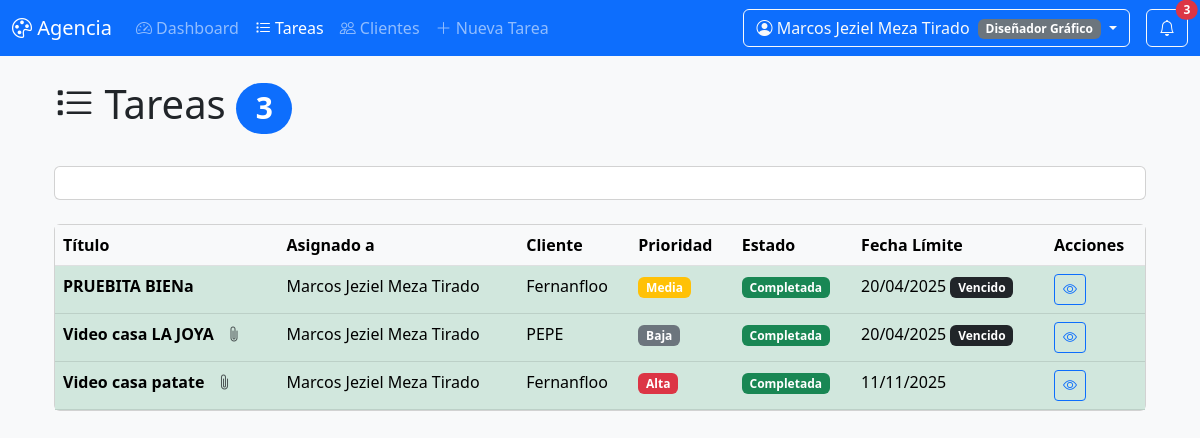
/tareas (signed in), run on the app's committed database.
### models.py (models this page shows)
class Usuario(db.Model, UserMixin):
    __tablename__ = 'usuario'
    id = db.Column(db.Integer, primary_key=True)
    username = db.Column(db.String(80), unique=True, nullable=False)
    password_hash = db.Column(db.String(128))
    rol = db.Column(db.String(50))  # admin, jefazo, diseñador, etc.
    nombre_completo = db.Column(db.String(100))
    email = db.Column(db.String(120), unique=True, nullable=True)
    activo = db.Column(db.Boolean, default=True)
    fecha_creacion = db.Column(db.DateTime, default=datetime.utcnow)
    tareas_asignadas = db.relationship('Tarea', backref='asignado_a_rel', foreign_keys='Tarea.asignado_a')

class Tarea(db.Model):
    __tablename__ = 'tarea'
    id = db.Column(db.Integer, primary_key=True)
    titulo = db.Column(db.String(100), nullable=False)
    descripcion = db.Column(db.Text)
    fecha_limite = db.Column(db.Date)
    prioridad = db.Column(db.String(20))
    estado = db.Column(db.String(20), default='pendiente')
    asignado_a = db.Column(db.Integer, db.ForeignKey('usuario.id'))
    cliente_id = db.Column(db.Integer, db.ForeignKey('cliente.id'), nullable=True)
    creador_id = db.Column(db.Integer, db.ForeignKey('usuario.id'), nullable=False)
    archivos = db.relationship('ArchivoTarea', backref='tarea', cascade='all, delete-orphan')
    asignado = db.relationship('Usuario', back_populates='tareas_asignadas', foreign_keys=[asignado_a])
    cliente = db.relationship('Cliente', back_populates='tareas')
    comentarios = db.relationship('Comentario', backref='tarea_relacionada', cascade='all, delete-orphan')
    creador = db.relationship('Usuario', foreign_keys=[creador_id])

class Cliente(db.Model):
    __tablename__ = 'cliente'
    id = db.Column(db.Integer, primary_key=True)
    nombre = db.Column(db.String(100), nullable=False)
    empresa = db.Column(db.String(100))
    email = db.Column(db.String(100), unique=True)
    telefono = db.Column(db.String(20))
    industria = db.Column(db.String(50))
    notas = db.Column(db.Text)
    tareas = db.relationship('Tarea', back_populates='cliente')  # Cambiado a back_populates

### app.py (the view)
@app.route('/tareas')
def tareas():
    page = request.args.get('page', 1, type=int)
    tareas_query = Tarea.query.options(
        db.joinedload(Tarea.asignado),
        db.joinedload(Tarea.cliente)
    )
    if 'estado' in request.args:
        tareas_query = tareas_query.filter_by(estado=request.args['estado'])
    tareas_paginadas = tareas_query.order_by(
        Tarea.fecha_limite.asc()
    ).paginate(page=page, per_page=10)  # 10 items por página
    return render_template('tareas.html',
                         tareas=tareas_paginadas,
                         now=datetime.now().date())
    for tarea in tareas_paginadas.items:
        if tarea.fecha_limite:
            tarea.dias_restantes = (tarea.fecha_limite - date.today()).days
    return render_template('tareas.html', tareas=tareas_paginadas)

### app.py (called while the page is built)
@app.context_processor
def inject_user():
    if 'user_id' in session:
        user = Usuario.query.get(session['user_id'])
        return {'current_user': user}
    return {'current_user': None}

@app.before_request
def require_login():
    allowed_routes = ['login', 'static']
    if request.endpoint not in allowed_routes and 'user_id' not in session:
        return redirect(url_for('login'))

@app.before_request
def require_login():
    allowed_routes = ['login', 'static']  # Añade aquí cualquier ruta pública
    if request.endpoint not in allowed_routes and 'user_id' not in session:
        return redirect(url_for('login'))

@app.context_processor
def inject_common_vars():
    def contar_notificaciones(user_id):
        if not user_id:
            return 0
        return Notificacion.query.filter_by(
            usuario_id=user_id,
            leida=False
        ).count()
    common = {
        'datetime': datetime,
        'now': datetime.now(),
        'contar_notificaciones_no_leidas': contar_notificaciones
    }
    return common

### templates/tareas.html (shortened to what this page needs)
{% extends "base.html" %}
{% block content %}
<div class="container mt-4">
    <div class="d-flex justify-content-between align-items-center mb-4">
        <h1>
            <i class="bi bi-list-task"></i> Tareas
            <span class="badge bg-primary rounded-pill">{{ tareas.total }}</span>
        </h1>
    </div>
    <div class="card mb-4">
        <div class="card-body">
        </div>
    </div>
    <div class="card">
        <div class="card-body p-0">
            <div class="table-responsive">
                <table class="table table-hover mb-0">
                    <thead class="table-light">
                        <tr>
                            <th>Título</th>
                            <th>Asignado a</th>
                            <th>Cliente</th>
                            <th>Prioridad</th>
                            <th>Estado</th>
                            <th>Fecha Límite</th>
                            <th>Acciones</th>
                        </tr>
                    </thead>
                    <tbody>
                        {% for tarea in tareas.items %}
                        <tr class="{% if tarea.estado == 'completada' %}table-success{% elif tarea.prioridad == 'alta' and tarea.estado != 'completada' %}table-danger-light{% endif %}">
                            <td>
                                <strong>{{ tarea.titulo }}</strong>
                                {% if tarea.archivos %}
                                <i class="bi bi-paperclip ms-2 text-muted"></i>
                                {% endif %}
                            </td>
                            <td>{{ tarea.asignado.nombre_completo }}</td>
                            <td>
                                {% if tarea.cliente %}
                                {{ tarea.cliente.nombre }}
                                {% else %}
                                <span class="text-muted">Sin cliente</span>
                                {% endif %}
                            </td>
                            <td>
                                <span class="badge
                                    {% if tarea.prioridad == 'alta' %}bg-danger
                                    {% elif tarea.prioridad == 'media' %}bg-warning
                                    {% else %}bg-secondary{% endif %}">
                                    {{ tarea.prioridad|capitalize }}
                                </span>
                            </td>
                            <td>
                                <span class="badge
                                    {% if tarea.estado == 'pendiente' %}bg-warning
                                    {% elif tarea.estado == 'en_progreso' %}bg-info
                                    {% else %}bg-success{% endif %}">
                                    {{ tarea.estado|replace('_', ' ')|title }}
                                </span>
                            </td>
                            <td>
                                {% if tarea.fecha_limite %}
                                {{ tarea.fecha_limite.strftime('%d/%m/%Y') }}
                                {% set dias_restantes = (tarea.fecha_limite - now).days %}
                                {% if dias_restantes < 0 %}
                                <span class="badge bg-dark">Vencido</span>
                                {% elif dias_restantes < 3 %}
                                <span class="badge bg-warning text-dark">{{ dias_restantes }} días</span>
                                {% endif %}
                                {% endif %}
                            </td>
                            <td>
                                <a href="{{ url_for('detalle_tarea', tarea_id=tarea.id) }}" class="btn btn-sm btn-outline-primary" title="Ver">
                                    <i class="bi bi-eye"></i>
                                </a>
                            </td>
                        </tr>
                        {% endfor %}
                    </tbody>
                </table>
            </div>
        </div>
    </div>
</div>
{% endblock %}

### templates/base.html (shortened to what this page needs)
<!DOCTYPE html>
<html lang="es">
<head>
    <link href="https://cdn.jsdelivr.net/npm/bootstrap@5.3.0/dist/css/bootstrap.min.css" rel="stylesheet">
    <link rel="stylesheet" href="https://cdn.jsdelivr.net/npm/bootstrap-icons@1.10.0/font/bootstrap-icons.css">
</head>
<body>
    {% include 'navbar.html' %}
    <div class="container mt-4">
        {% block content %}{% endblock %}
    </div>
</body>
</html>

### templates/navbar.html (shortened to what this page needs)
<nav class="navbar navbar-expand-lg navbar-dark bg-primary mb-4">
    <div class="container-fluid">
        <a class="navbar-brand" href="{{ url_for('dashboard') }}">
            <i class="bi bi-palette"></i> Agencia
        </a>
        <div class="collapse navbar-collapse" id="navbarMain">
            <ul class="navbar-nav me-auto">
                <li class="nav-item">
                    <a class="nav-link {{ 'active' if request.endpoint == 'dashboard' }}"
                       href="{{ url_for('dashboard') }}">
                        <i class="bi bi-speedometer2"></i> Dashboard
                    </a>
                </li>
                <li class="nav-item">
                    <a class="nav-link {{ 'active' if request.endpoint == 'tareas' }}"
                       href="{{ url_for('tareas') }}">
                        <i class="bi bi-list-task"></i> Tareas
                    </a>
                </li>
                <li class="nav-item">
                    <a class="nav-link {{ 'active' if request.endpoint == 'clientes' }}"
                       href="{{ url_for('clientes') }}">
                        <i class="bi bi-people"></i> Clientes
                    </a>
                </li>
				<li class="nav-item">
					<a class="nav-link {{ 'active' if request.endpoint == 'crear_tarea' }}"
					href="{{ url_for('crear_tarea') }}">
					<i class="bi bi-plus-lg"></i> Nueva Tarea
					</a>
				</li>
            </ul>
            <div class="d-flex">
                <div class="dropdown">
                    <button class="btn btn-outline-light dropdown-toggle" type="button"
                            data-bs-toggle="dropdown">
                        <i class="bi bi-person-circle"></i>
                        {% if current_user %}
                            {{ current_user.nombre_completo }}
                            <span class="badge bg-{% if current_user.rol == 'admin' %}danger{% elif current_user.rol == 'jefazo' %}warning{% else %}secondary{% endif %} ms-1">
                                {{ current_user.rol }}
                            </span>
                        {% else %}
                            Cuenta
                        {% endif %}
                    </button>
                </div>
				<div class="dropdown ms-3">
					<button class="btn btn-outline-light position-relative"
							type="button"
							id="dropdownNotificaciones"
							data-bs-toggle="dropdown"
							aria-expanded="false">
						<i class="bi bi-bell"></i>
						{% set num_notificaciones = contar_notificaciones_no_leidas(current_user.id if current_user else None) %}
						{% if num_notificaciones > 0 %}
						<span class="position-absolute top-0 start-100 translate-middle badge rounded-pill bg-danger">
							{{ num_notificaciones }}
						</span>
						{% endif %}
					</button>
				</div>
            </div>
        </div>
    </div>
</nav>

### templates/base.html (style rules this page uses)
body { background-color: #f8f9fa; }
.card { transition: transform 0.2s; }

### data on the page
Usuario: nombre_completo "Marcos Jeziel Meza Tirado", rol "Diseñador Gráfico"
Tarea: titulo "PRUEBITA BIENa", asignado.nombre_completo "Marcos Jeziel Meza Tirado", cliente.nombre "Fernanfloo", prioridad "Media", estado "Completada", fecha_limite "20/04/2025", shows "Vencido"
Tarea: titulo "Video casa LA JOYA", asignado.nombre_completo "Marcos Jeziel Meza Tirado", cliente.nombre "PEPE", prioridad "Baja", estado "Completada", fecha_limite "20/04/2025", shows "Vencido"
Tarea: titulo "Video casa patate", asignado.nombre_completo "Marcos Jeziel Meza Tirado", cliente.nombre "Fernanfloo", prioridad "Alta", estado "Completada", fecha_limite "11/11/2025"

### other printed values
{{ num_notificaciones }} "3"
{{ tareas.total }} "3"
